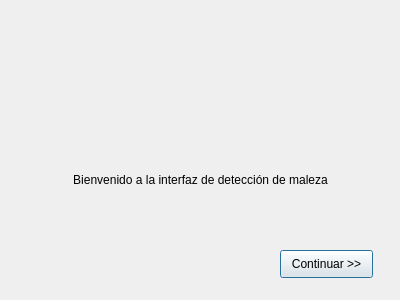
<?xml version="1.0" encoding="UTF-8"?>
<ui version="4.0">
 <class>Dialog</class>
 <widget class="QDialog" name="Dialog">
  <property name="geometry">
   <rect>
    <x>0</x>
    <y>0</y>
    <width>400</width>
    <height>300</height>
   </rect>
  </property>
  <property name="windowTitle">
   <string>Weed_detection</string>
  </property>
  <property name="windowIcon">
   <iconset>
    <normaloff>imgs/ral_icon.jpg</normaloff>imgs/ral_icon.jpg</iconset>
  </property>
  <widget class="QLabel" name="label">
   <property name="geometry">
    <rect>
     <x>10</x>
     <y>170</y>
     <width>381</width>
     <height>20</height>
    </rect>
   </property>
   <property name="layoutDirection">
    <enum>Qt::LeftToRight</enum>
   </property>
   <property name="text">
    <string>Bienvenido a la interfaz de detección de maleza</string>
   </property>
   <property name="alignment">
    <set>Qt::AlignCenter</set>
   </property>
  </widget>
  <widget class="QPushButton" name="nextButton">
   <property name="geometry">
    <rect>
     <x>280</x>
     <y>250</y>
     <width>93</width>
     <height>28</height>
    </rect>
   </property>
   <property name="text">
    <string>Continuar &gt;&gt;</string>
   </property>
  </widget>
  <widget class="QLabel" name="label_2">
   <property name="geometry">
    <rect>
     <x>0</x>
     <y>60</y>
     <width>401</width>
     <height>91</height>
    </rect>
   </property>
   <property name="text">
    <string/>
   </property>
   <property name="pixmap">
    <pixmap>imgs/GUI_icon.jpg</pixmap>
   </property>
   <property name="alignment">
    <set>Qt::AlignCenter</set>
   </property>
  </widget>
 </widget>
 <resources/>
 <connections/>
</ui>
